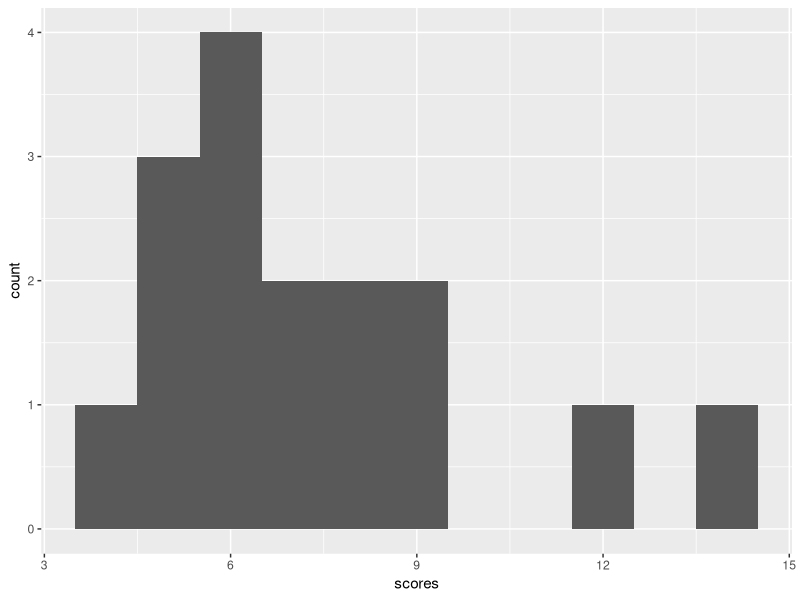

Here is the R script that generated this plot:
library(tidyverse)

class_scores <- data.frame(scores = c(8,6,5,12,5,6,8,9,7,6,9,5,14,4,7,6))

mean(class_scores$scores)

median(class_scores$scores)

ggplot(class_scores, aes(scores)) +
        geom_histogram(binwidth = 1)
